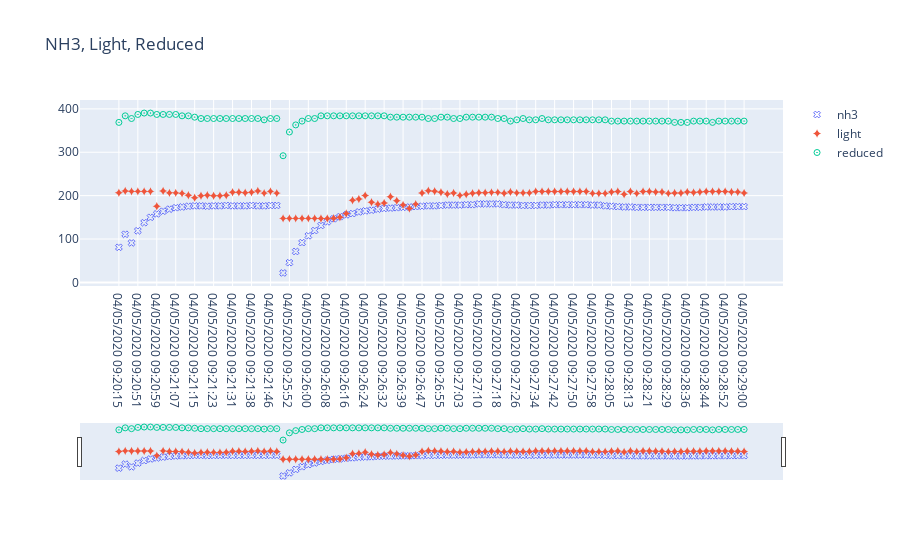

The notebook cell saved with this chart:
### Code cell
x = df['dateTime']
y0 = df['nh3']
y1 = df['light']
y2 = df['reduced']

layout = go.Layout(
    title='NH3, Light, Reduced'
)

fig = go.Figure(layout=layout)

fig.update_xaxes(
    rangeslider_visible=True
)

# Add traces
fig.add_trace(go.Scatter(x=x, y=y0,
                    mode='markers',
                    marker_symbol='x-open',
                    name='nh3'))
fig.add_trace(go.Scatter(x=x, y=y1,
                    #mode='lines+markers',
                    mode='markers',
                    marker_symbol='star-diamond',
                    name='light'))
fig.add_trace(go.Scatter(x=x, y=y2,
                    #mode='lines',
                    mode='markers',
                    marker_symbol='circle-open-dot',
                    name='reduced'))
